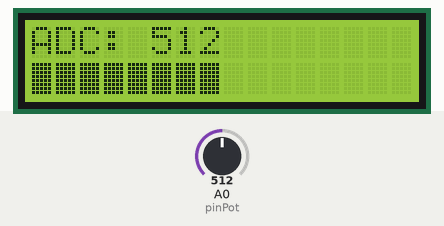
A sketch run on a simulated Arduino Uno, built with avr-gcc and run on an emulated ATmega328P. Shown: 16×2 character LCD. The inputs (shaded band) are chosen by the test bench; at power-on: A0 (pinPot) = 512. What the sketch prints to the serial monitor is not drawn.

Above: at 1.2 s.
1.3 s: A0 (pinPot) set to 716
At 2.6 s:
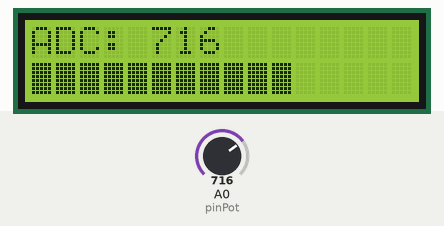
2.9 s: A0 (pinPot) set to 900
At 3.4 s:
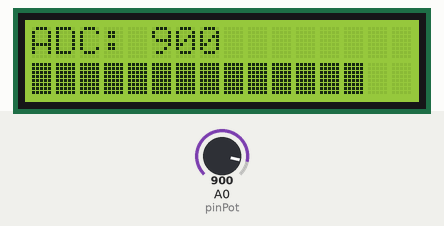
4.5 s: A0 (pinPot) set to 1023
At 5.4 s:
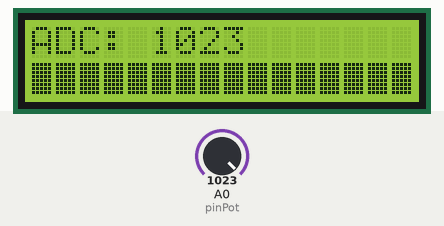
6.1 s: A0 (pinPot) set to 511
At 6.5 s:
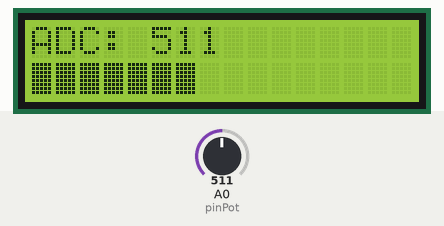
7.7 s: A0 (pinPot) set to 306
At 8.5 s:
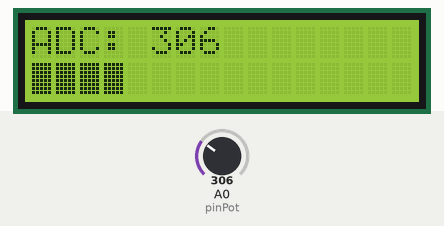
9.3 s: A0 (pinPot) set to 122
At 10.5 s:
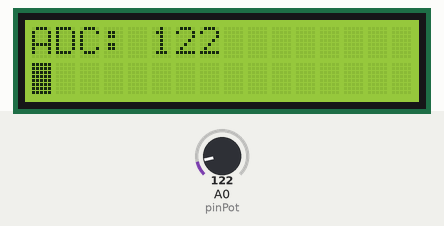
Timing chart, 0 to 11.9 s (numbered marks = the images above; inputs shaded):
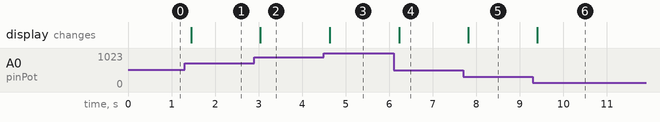

The sketch:

modul3-Interintegratedcircuit.ino
```cpp
// Memasukkan library
#include <Wire.h>
#include <LiquidCrystal_I2C.h>
#include <Arduino.h>

// Membuat objek 'lcd' dan mengatur alamat I2C (0x27), serta ukuran layar (16 kolom, 2 baris)
// Catatan: Ganti alamat ke 0x20 atau 0x3F jika layar tidak merespon/menampilkan karakter
LiquidCrystal_I2C lcd(0x27, 16, 2);

// Mendeklarasikan konstanta pinPot di pin analog A0 untuk membaca tegangan potensiometer
const int pinPot = A0;

void setup() {
  // Membuka jalur komunikasi serial ke PC dengan kecepatan 9600 bps untuk Serial Monitor
  Serial.begin(9600);

  // Menjalankan inisialisasi awal agar layar LCD menyala dan siap menerima instruksi
  lcd.init();
  // Mengaktifkan lampu latar (backlight) pada layar LCD agar teks dapat terlihat
  lcd.backlight();
}

void loop() {
  // Membaca tegangan analog dari potensiometer di pin A0
  // dan mengubahnya menjadi nilai digital murni (rentang 0 hingga 1023)
  int nilai = analogRead(pinPot);

  // -- Mapping ke bar (0-16) --
  // Mengkonversi rentang nilai 0-1023 menjadi rentang 0-16.
  // Angka maksimal 16 dipilih karena sesuai dengan batas maksimal kolom karakter pada layar LCD
  int panjangBar = map(nilai, 0, 1023, 0, 16);

  // -- Tampilkan ke Serial --
  // Mengirimkan teks "Nilai ADC : " diikuti hasil pembacaan sensor ke Serial Monitor komputer
  Serial.print("Nilai ADC : ");
  Serial.println(nilai);

  // -- Baris 1: nilai ADC --
  // Memindahkan kursor LCD ke kolom 0 (paling kiri) dan baris 0 (baris pertama/atas)
  lcd.setCursor(0, 0);
  // Mencetak teks statis "ADC: " ke layar LCD
  lcd.print("ADC: ");
  // Mencetak nilai aktual dari potensiometer yang baru saja dibaca
  lcd.print(nilai);
  // Mencetak spasi ekstra di belakang nilai untuk menghapus/menimpa sisa digit sebelumnya
  // (Fungsinya: misal nilai turun dari angka 1000 ke 99, spasi ini akan menghapus angka '0' yang tertinggal di layar)
  lcd.print("   "); // clear sisa

  // -- Baris 2: bar --
  // Memindahkan kursor LCD ke kolom 0 (paling kiri) dan baris 1 (baris kedua/bawah)
  lcd.setCursor(0, 1);

  // Melakukan perulangan (looping) sebanyak 16 kali untuk mengecek dan mengisi 16 petak di LCD
  for (int i = 0; i < 16; i++) {
    // Jika urutan petak saat ini (i) masih di bawah nilai kalkulasi 'panjangBar'...
    if (i < panjangBar) {
      // ...maka cetak karakter ASCII nomor 255 (karakter yang bentuknya blok kotak hitam penuh)
      lcd.print((char)255);
    } else {
      // ...jika petak sudah melewati batas 'panjangBar', cetak spasi kosong.
      // (Fungsinya untuk menghapus blok hitam saat knob potensiometer diputar turun)
      lcd.print(" ");
    }
  }

  // Memberikan jeda waktu selama 200 milidetik sebelum mengulangi loop.
  // Ini penting untuk mencegah layar LCD berkedip (flicker) akibat pembaruan layar yang terlalu cepat.
  delay(200);
}
```

Measured:
- after the input at 1.3 s, the display: changes after 0.15 s (image 1)
- after the input at 2.9 s, the display: changes after 0.14 s (image 2)
- after the input at 4.5 s, the display: changes after 0.13 s (image 3)
- after the input at 6.1 s, the display: changes after 0.13 s (image 4)
- after the input at 7.7 s, the display: changes after 0.12 s (image 5)
- after the input at 9.3 s, the display: changes after 0.11 s (image 6)
